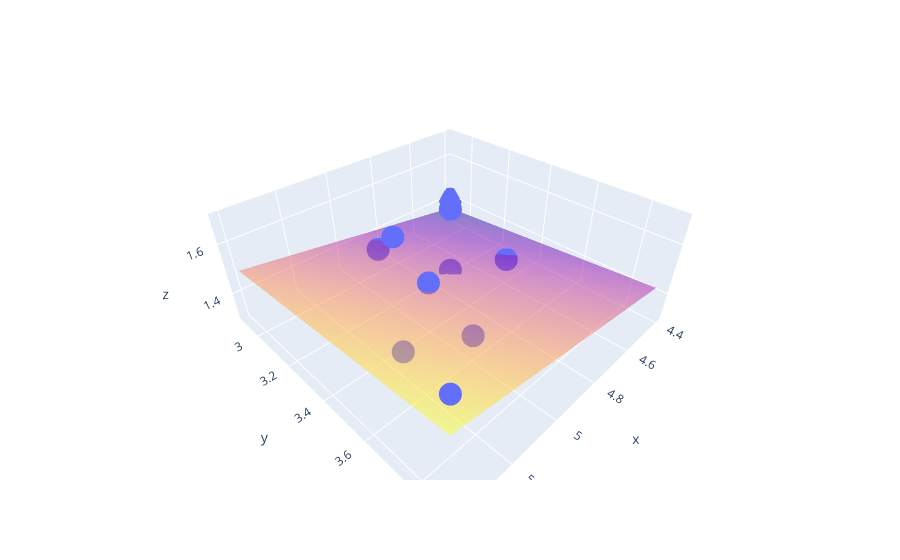

Here is the notebook cell this chart was saved with:
### Code cell
import numpy as np
import plotly.graph_objects as go

# Visualize the model
## Meshgrid
x_surf, y_surf = np.meshgrid(
  np.linspace(df2['x'].min(), df2['x'].max(), 100),
  np.linspace(df2['y'].min(), df2['y'].max(), 100)
)
## What does the meshgrid look like?
# x_surf = np.arange(df2['x'].min(), df2['x'].max(), 3)
# y_surf = np.arange(df2['y'].min(), df2['y'].max(), 3)
print(x_surf)
print(x_surf.shape)

# Make a dataframe from the meshgrid
X_surface = pd.DataFrame({'x': x_surf.ravel(), 'y': y_surf.ravel()})
print(X_surface)
# print(X_surface.shape)

# Make predictions z^
z_hat = model4.predict(X_surface)

fig.add_traces(
  go.Surface(
    x=x_surf,
    y=y_surf,
    z=z_hat.reshape(x_surf.shape),
    opacity=0.5,
    showscale=False
  )
)

### Figure 1 — Plotly figure (JSON) as saved in the notebook; plotly's stock layout.template omitted (floating-point values rounded to 4 significant figures; data arrays with more than 128 entries replaced by an {"elided": "..."} marker saying what was removed)
{"data": [{"hovertemplate": "x=%{x}<br>y=%{y}<br>z=%{z}<extra></extra>", "legendgroup": "", "marker": {"color": "#636efa", "symbol": "circle"}, "mode": "markers", "name": "", "scene": "scene", "showlegend": false, "type": "scatter3d", "x": [5.2, 4.9, 4.7, 4.6, 5, 5.4, 4.6, 5, 4.4, 4.9], "y": [3.5, 3, 3.2, 3.1, 3.6, 3.9, 3.4, 3.4, 2.9, 3.1], "z": [1.4, 1.4, 1.3, 1.5, 1.4, 1.7, 1.4, 1.5, 1.4, 1.5]}, {"opacity": 0.5, "showscale": false, "type": "surface", "x": {"elided": "100x100 float values"}, "y": {"elided": "100x100 float values"}, "z": {"elided": "100x100 float values"}}], "layout": {"legend": {"tracegroupgap": 0}, "margin": {"t": 60}, "scene": {"domain": {"x": [0, 1], "y": [0, 1]}, "xaxis": {"title": {"text": "x"}}, "yaxis": {"title": {"text": "y"}}, "zaxis": {"title": {"text": "z"}}}}}
